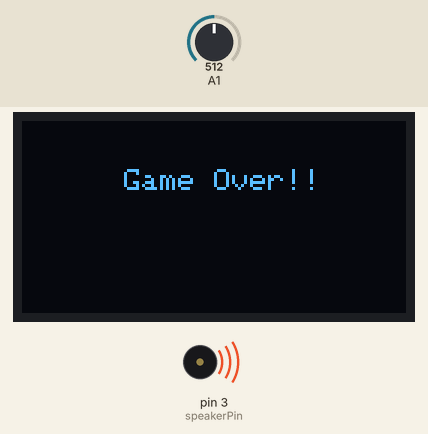
Recording of a sketch running on a simulated Arduino Uno, built with avr-gcc and run on an emulated ATmega328P. Parts: 128×64 one-colour display, buzzer (waves = sounding). The test bench sets the inputs (shaded band); at power-on: A1 = 512. Random numbers use the default seed unless the sketch sets one.

Above: at 1.2 s.
1.3 s: A1 set to 716
At 3.47 s:
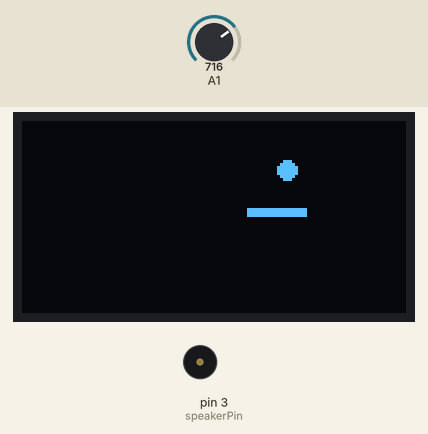
4.3 s: A1 set to 511
At 6.43 s:
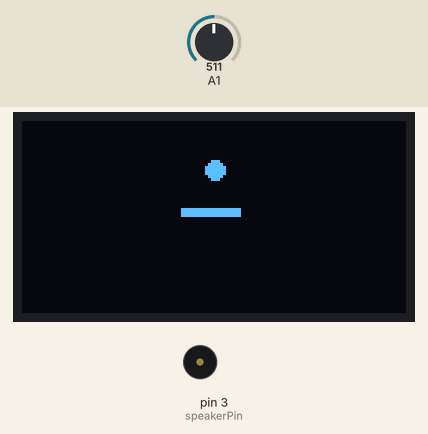
At 9.04 s:
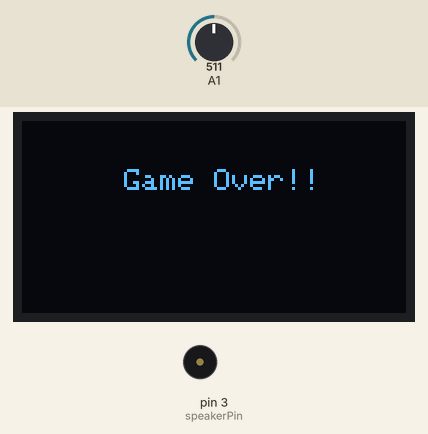
Timing chart, 0 to 12.9 s (numbered marks = the images above; inputs shaded):
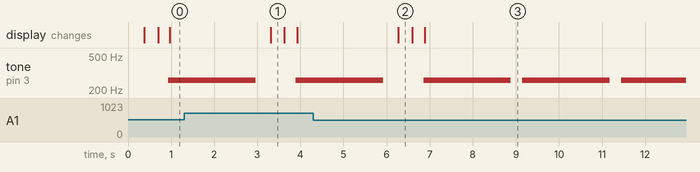

The sketch:

Assg4-2.ino
```cpp
#include <Wire.h>
#include <Adafruit_GFX.h>
#include <Adafruit_SSD1306.h>
#define WIDTH 128
#define HEIGHT 32
#define OLED_RESET -1
Adafruit_SSD1306 OLED(OLED_RESET);

void setup()
{
    Serial.begin(9600);
    OLED.begin(SSD1306_SWITCHCAPVCC, 0x3c);
    randomSeed(analogRead(A0));

}

//speaker and sound
int speakerPin = 3;
int numTones = 10;
int tones = {261};

//Game
#define radius 3
int x = 64, y = 16;
int dx = 0, dy = 2;

#define barWidth 20
#define barHi 3
int barX, barY = HEIGHT - barHi;

int gameOver = false;

void loop()
{
    if (!gameOver)
    {
        // resistance = analogRead(A1)
        barX = map(analogRead(A1), 0, 1023, 0, 108);
        // Update
        x += dx;
        y += dy;
        if (x > WIDTH - radius)
        {
            dx = -dx;
            x = WIDTH - radius;
        }
        else if (x < radius)
        {
            dx = -dx;
            x = radius;
        }
        if (y < radius)
        {
            dy = -dy;
            y = radius;
        }

        /*
        ด้านซ้ายปอง < ด้านขวาบาร์ &&
        ด้านขวาปอง > ด้านซ้ายบาร์ &&
        ด้านล่างปอง > ด้านบนบาร์
        ** ตำแหน่งปองนับจากตรงกลาง
        ** ตำแหน่งบาร์นับจากซ้ายบน
        */

        if ((x - radius < barX + barWidth) && (x + radius > barX) && (y + radius > barY))
        {
            dy = -dy;
            dx = random(-2, 3); // สุ่มค่า -2 ถึง 2
        }

        if (y > HEIGHT)
        {
            gameOver = true;
        }
        OLED.clearDisplay();
        // Draw
        OLED.fillCircle(x, y, radius, WHITE);
        OLED.fillRect(barX, barY, barWidth, barHi, WHITE);
    }
    else
    {
        tone(speakerPin,tones) ;
        OLED.clearDisplay();
        // Say game over
        OLED.setTextColor(WHITE,BLACK);
        OLED.setCursor(34,16);
        OLED.setTextSize(1);
        OLED.println("Game Over!!");
        OLED.display();
        delay(2000);
        gameOver = false;
        x = 64,y = 16;
    }
    noTone(speakerPin);
    OLED.display();

}

//uo
```

Measured:
- after the input at 4.3 s, the display: changes after 2.0 s (image 2)
- by itself, tone on pin 3 (speakerPin): repeats every 2.3 s: 261 Hz 2.0 s, silent 0.27 s
